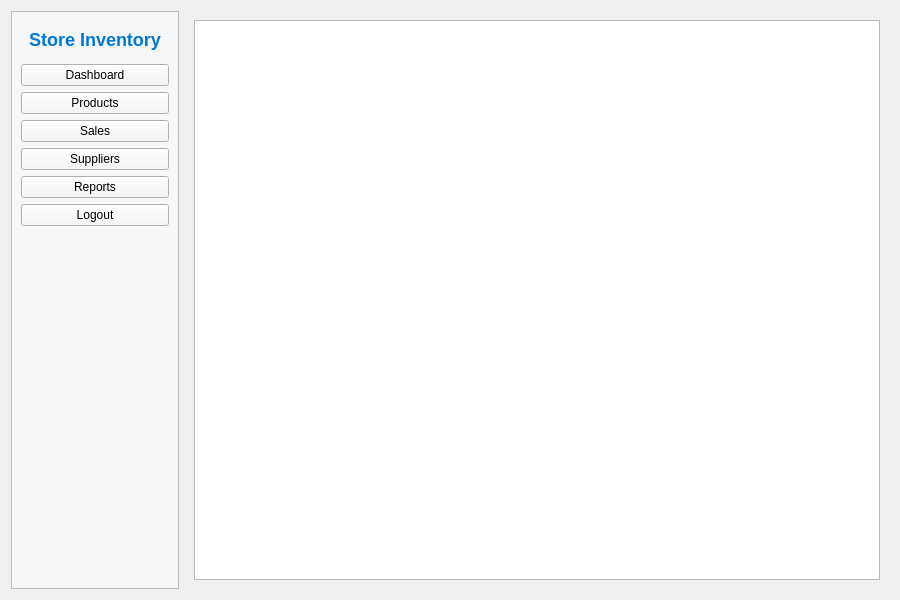
<?xml version="1.0" encoding="UTF-8"?>
<ui version="4.0">
 <class>DashboardWindow</class>
 <widget class="QWidget" name="DashboardWindow">
  <property name="geometry">
   <rect>
    <x>0</x>
    <y>0</y>
    <width>900</width>
    <height>600</height>
   </rect>
  </property>
  <property name="windowTitle">
   <string>Store Inventory Dashboard</string>
  </property>
  <layout class="QHBoxLayout" name="horizontalLayout">
   <item>
    <widget class="QFrame" name="sidebar">
     <property name="frameShape">
      <enum>QFrame::StyledPanel</enum>
     </property>
     <property name="styleSheet">
      <string notr="true">background:#F4F6F8;</string>
     </property>
     <layout class="QVBoxLayout" name="verticalLayout">
      <item>
       <widget class="QLabel" name="labelBrand">
        <property name="text">
         <string>Store Inventory</string>
        </property>
        <property name="alignment">
         <set>Qt::AlignCenter</set>
        </property>
        <property name="styleSheet">
         <string notr="true">font-size:18px; font-weight:600; color:#0078D7; padding:8px;</string>
        </property>
       </widget>
      </item>
      <item>
       <widget class="QPushButton" name="btnNavDashboard">
        <property name="text">
         <string>Dashboard</string>
        </property>
       </widget>
      </item>
      <item>
       <widget class="QPushButton" name="btnNavProducts">
        <property name="text">
         <string>Products</string>
        </property>
       </widget>
      </item>
      <item>
       <widget class="QPushButton" name="btnNavSales">
        <property name="text">
         <string>Sales</string>
        </property>
       </widget>
      </item>
      <item>
       <widget class="QPushButton" name="btnNavSuppliers">
        <property name="text">
         <string>Suppliers</string>
        </property>
       </widget>
      </item>
      <item>
       <widget class="QPushButton" name="btnNavReports">
        <property name="text">
         <string>Reports</string>
        </property>
       </widget>
      </item>
      <item>
       <widget class="QPushButton" name="btnLogout">
        <property name="text">
         <string>Logout</string>
        </property>
       </widget>
      </item>
      <item>
       <spacer name="verticalSpacer">
        <property name="orientation">
         <enum>Qt::Vertical</enum>
        </property>
        <property name="sizeHint" stdset="0">
         <size>
          <width>20</width>
          <height>40</height>
         </size>
        </property>
       </spacer>
      </item>
     </layout>
    </widget>
   </item>
   <item>
    <widget class="QStackedWidget" name="stackedMain">
     <property name="currentIndex">
      <number>0</number>
     </property>
     <widget class="QWidget" name="pageDashboard">
      <layout class="QVBoxLayout" name="verticalLayout_2">
       <item>
        <widget class="QTableWidget" name="tableMetrics"/>
       </item>
      </layout>
     </widget>
     <widget class="QWidget" name="pageProducts"/>
     <widget class="QWidget" name="pageSales"/>
     <widget class="QWidget" name="pageSuppliers"/>
     <widget class="QWidget" name="pageReports"/>
    </widget>
   </item>
  </layout>
 </widget>
 <resources/>
 <connections/>
</ui>
